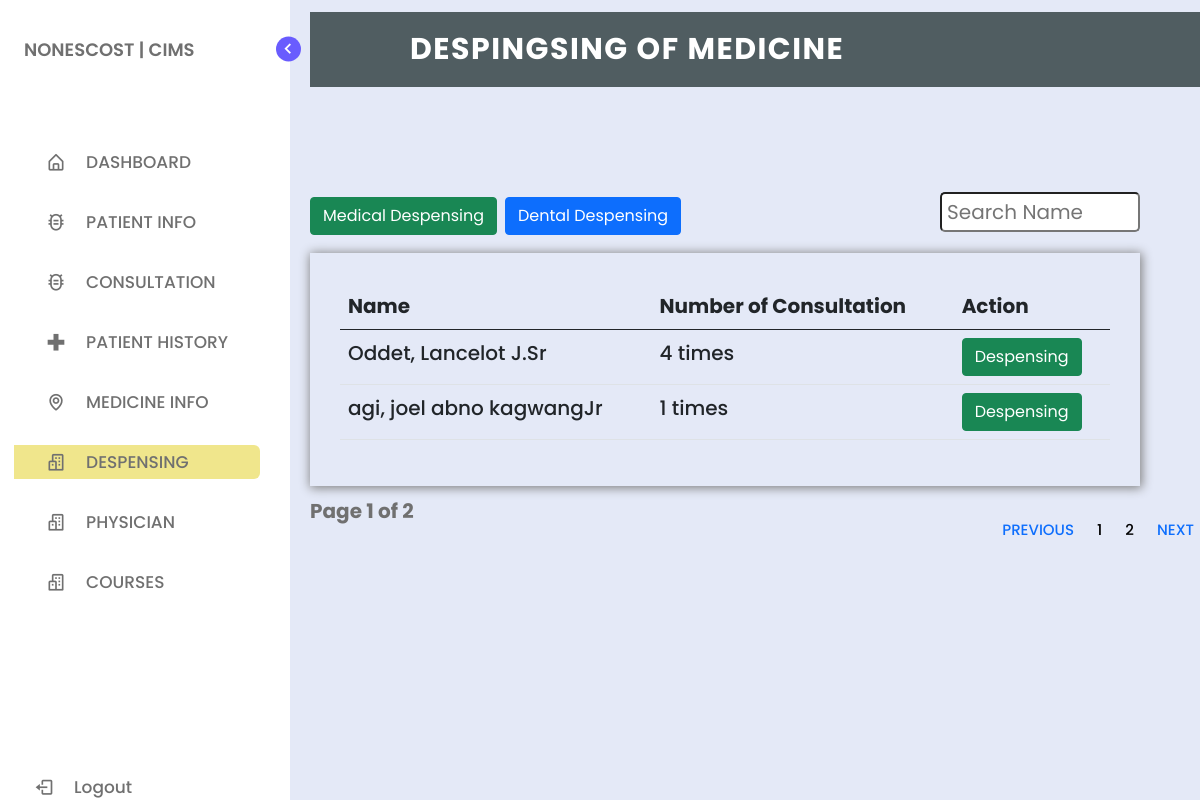
Screenshot of /despensing.php with the database file from the repository.
### tables this page shows
CREATE TABLE `medical_records` (
  `id` int(11) NOT NULL,
  `med_id` varchar(11) NOT NULL,
  `f_name` varchar(255) NOT NULL,
  `m_name` varchar(255) NOT NULL,
  `l_name` varchar(255) NOT NULL,
  `suffix` varchar(255) NOT NULL,
  `consult_type` varchar(255) NOT NULL,
  `blood_pressure` varchar(255) NOT NULL,
  `findings` varchar(255) NOT NULL,
  `medication` varchar(255) NOT NULL,
  `consult_date` varchar(255) NOT NULL,
  `remarks` varchar(255) NOT NULL,
  `phy` varchar(255) NOT NULL,
  `access` varchar(255) NOT NULL
);

### despensing.php (the view, shortened to what this page needs)
<?php
include_once('connection.php');
if(isset($_GET['page_no']) && $_GET['page_no'] !== ""){
    $page_no = $_GET['page_no'];
} else {
    $page_no = 1;
}
$total_records_per_page = 2;
$offset = ($page_no - 1) * $total_records_per_page;
$previous_page = $page_no - 1;
$next_page = $page_no + 1;
$result_count = mysqli_query($conn, "SELECT COUNT(*) as total_records FROM medical_records") or die(mysqli_error($conn));
$records = mysqli_fetch_array($result_count);
$total_records = $records['total_records'];
$total_no_of_pages = ceil($total_records / $total_records_per_page);
$sql = "SELECT * FROM medical_records LIMIT $offset, $total_records_per_page";
$result = mysqli_query($conn, $sql) or die(mysqli_error($conn));
?>
<!DOCTYPE html>
<html lang="en">
<head>
    <link href="https://cdn.jsdelivr.net/npm/bootstrap@5.0.2/dist/css/bootstrap.min.css" rel="stylesheet">
    <link href="https://cdn.jsdelivr.net/npm/bootstrap@5.0.2/dist/css/bootstrap.min.css" rel="stylesheet">
    <link href="https://cdn.jsdelivr.net/npm/bootstrap@5.0.2/dist/css/bootstrap.min.css" rel="stylesheet">
    <link href="https://cdn.jsdelivr.net/npm/bootstrap@5.0.2/dist/css/bootstrap.min.css" rel="stylesheet">
    <link rel="stylesheet" href="style.css">
    <link href='https://unpkg.com/boxicons@2.1.1/css/boxicons.min.css' rel='stylesheet'>
</head>
<body>
    <nav class="sidebar">
        <header>
            <div class="image-text">
                <div class="text logo-text">
                    <span style="margin-left: -50px;" class="name">NONESCOST | CIMS</span>
                </div>
            </div>
            <i class='bx bx-chevron-right toggle'></i>
        </header>
        <div class="menu-bar">
            <div class="menu">
                <ul class="menu-links">
                    <li class="nav-link">
                        <a href="index.php">
                            <i class='bx bx-home-alt icon'></i>
                            <span class="text nav-text">DASHBOARD</span>
                        </a>
                    </li>
                    <li class="nav-link">
                    <div class="dropdown" style="height: 30px;">
                        <a href="#">
                            <i class='bx bx-bug-alt icon'></i>
                            <span class="text">PATIENT INFO</span>
                            </div>
                    </li>
                    <li class="nav-link">
                    <div class="dropdown" style="height: 30px;">
                        <a href="#">
                            <i class='bx bx-bug-alt icon'></i>
                            <span class="text">CONSULTATION</span>
                            </div>
                    </li>
                    <li class="nav-link">
                        <a href="patient_history.php">
                            <i class='bx bx-plus-medical icon plus-medical'></i>
                            <span class="text nav-text">PATIENT HISTORY</span>
                        </a>
                    </li>
                    <li class="nav-link">
                        <a href="medicine.php">
                            <i class='bx bx-map icon map'></i>
                            <span class="text nav-text">MEDICINE INFO</span>
                        </a>
                    </li>
                    <li class="nav-link">
                        <a href="despensing.php" id="lop">
                            <i class='bx bx-buildings icon buildings'></i>
                            <span class="text nav-text">DESPENSING</span>
                        </a>
                    </li>
                    <li class="nav-link">
                        <a href="physician.php">
                            <i class='bx bx-buildings icon buildings'></i>
                            <span class="text nav-text">PHYSICIAN</span>
                        </a>
                    </li>
                    <li class="nav-link">
                        <a href="course.php">
                            <i class='bx bx-buildings icon buildings'></i>
                            <span class="text nav-text">COURSES</span>
                        </a>
                    </li>
                </ul>
            </div>
            <div class="bottom-content">
                <li class="">
                    <a href="logout.php">
                        <i class='bx bx-log-out icon'></i>
                        <span class="text nav-text">Logout</span>
                    </a>
                </li>
            </div>
        </div>
    </nav>
    <section class="home">
        <div class="text">
            <nav>
                <div class="logo">
                    <p>DESPINGSING OF MEDICINE</p>
                </div>
            </nav><br><br><br><br>
            <button class="btn btn-success"><a href="despensing.php" style="color: white;text-decoration:none">Medical Despensing</a></button>
            <button class="btn btn-primary"><a href="dental_despensing.php" style="color: white;text-decoration:none">Dental Despensing</a></button>
            <input type="text" name="search_text" id="search_text" placeholder="Search Name" style="border-radius: 5px;height:40px;font-size:20px;float:right;padding: 5px;width:200px" />
            <div class="mt-3">
<div class="td" style="background-color: transparent;padding:30px">
<table class="table" style="font-size: 20px;">
        <thead>
            <tr>
                <th>Name</th>
                <th>Number of Consultation</th>
                <th>Action</th>
            </tr>
        </thead>
        <tbody>
            <?php while($row = mysqli_fetch_array($result)){?>
            <tr>
                <td><?= $row['l_name']?>, <?= $row['f_name']?> <?= $row['m_name']?><?= $row['suffix']?></td>
                <td>
                    <?php
                    include("connect.php");
                    $ids = $row['med_id'];
                    $total_gallon = "SELECT COUNT(med_name) AS sum FROM `tbl_despensing` WHERE despensing_id = '$ids'";
                    $tquery_result = mysqli_query($conn, $total_gallon);
                    while ($rows = mysqli_fetch_assoc($tquery_result)) {
                        $qty_gallon = $rows['sum'];
                    }
                    ?>
                    <?php echo $qty_gallon?> times
                </td>
                <td>
                <button type="button" class="btn btn-success"><a href="view_despensing.php?id=<?= $ids?>" style="color: white;text-decoration:none">Despensing</a></button>
                </td>
            </tr>
            <?php }
            ?>
        </tbody>
    </table>
</div>
    <nav class="na" aria-label="Page navigation example">
  <ul class="pagination">
    <li class="page-item"><a class="page-link <?= ($page_no <= 1) ? 'disabled' : '';?> " <?= ($page_no > 1) ? 'href=?page_no='. $previous_page : '';?> style="font-size: 15px;">Previous</a></li>
    <?php for($counter = 1; $counter <= $total_no_of_pages; $counter++){?>
        <?php if($page_no != $counter){?>
    <li class="page-item"><a class="page-link" href="?page_no=<?= $counter; ?>" style="font-size: 15px;color:black"><?= $counter;?></a></li>
    <?php } else { ?>
        <li class="page-item"><a class="page-link active" style="font-size: 15px;color:black"><?= $counter;?></a></li>
        <?php } ?>
        <?php } ?>
    <li class="page-item"><a class="page-link <?= ($page_no >= $total_no_of_pages) ? 'disabled' : '';?> " <?= ($page_no < $total_no_of_pages) ? 'href=?page_no='. $next_page : '';?> style="font-size: 15px;">Next</a></li>
  </ul>
</nav>
<div class="p-10">
    <strong style="font-size: 20px;">Page <?= $page_no;?> of <?= $total_no_of_pages;?></strong>
</div>
    </div>
    </section>
</body>
</html>

### style.css (style rules this page uses)
* { margin: 0; padding: 0; box-sizing: border-box; font-family: 'Poppins', sans-serif; }
:root { --body-color: #E4E9F7; --sidebar-color: #FFF; --primary-color: #695CFE; --primary-color-light: #F6F5FF; --toggle-color: #DDD; --text-color: #707070; --tran-03: all 0.2s ease; --tran-03: all 0.3s ease; --tran-04: all 0.3s ease; }
body { min-height: 100vh; background-color: var(--body-color); transition: var(--tran-05); }
.sidebar { position: fixed; top: 0; left: 0; height: 100%; width: 290px; padding: 10px 14px; background: var(--sidebar-color); transition: var(--tran-05); z-index: 100; }
.sidebar li { height: 50px; list-style: none; display: flex; align-items: center; margin-top: 10px; }
.sidebar header .image, .sidebar .icon { min-width: 60px; border-radius: 6px; }
.sidebar .icon { min-width: 60px; border-radius: 6px; height: 100%; display: flex; align-items: center; justify-content: center; font-size: 20px; }
.sidebar .text, .sidebar .icon { color: var(--text-color); transition: var(--tran-03); }
.sidebar .text { font-size: 17px; font-weight: 500; white-space: nowrap; opacity: 1; }
.sidebar header { position: relative; }
.sidebar header .image-text { display: flex; align-items: center; }
.sidebar header .logo-text { display: flex; flex-direction: column; }
header .image-text .name { margin-top: 2px; font-size: 18px; font-weight: 600; }
.sidebar header .toggle { position: absolute; top: 50%; right: -25px; transform: translateY(-50%) rotate(180deg); height: 25px; width: 25px; background-color: var(--primary-color); color: var(--sidebar-color); border-radius: 50%; display: flex; align-items: center; justify-content: center; font-size: 22px; cursor: pointer; transition: var(--tran-05); }
.sidebar .menu { margin-top: 40px; }
.sidebar li a { list-style: none; height: 100%; background-color: transparent; display: flex; align-items: center; height: 100%; width: 100%; border-radius: 6px; text-decoration: none; transition: var(--tran-03); }
.sidebar .menu-bar { height: calc(100% - 55px); display: flex; flex-direction: column; justify-content: space-between; overflow-y: scroll; }
.home { position: absolute; top: 0; top: 0; left: 250px; height: 100vh; width: calc(100% - 250px); background-color: var(--body-color); transition: var(--tran-05); }
.home .text { font-size: 30px; font-weight: 500; color: var(--text-color); padding: 12px 60px; }

### despensing.php (style rules this page uses)
nav { width: 83%; height: 75px; background-color: #505d61; line-height: 75px; padding: 0px 100px; position: fixed; z-index: 1; }
nav .logo { font-size: 30px; font-weight: bold; letter-spacing: 1.5px; }
nav .logo p { float: left; color: #fff; text-transform: uppercase; }
nav ul { float: right; }
nav ul li { display: inline-block; list-style: none; }
nav ul li a { color: #fff; text-decoration: none; font-size: 18px; text-transform: uppercase; padding: 0px 32px; }
nav ul li .active { color: #c0d96f; }
#lop { background-color: #F0E68C; }
.dropdown { position: relative; display: inline-block; }
.na { background-color: transparent; }
.na ul { background-color: transparent; border: none; }
.na li { background-color: transparent; border: none; }
.na li a { background-color: transparent; border: none; }
.td { box-shadow: 1px 1px 10px 1px grey; }

### rows the page displays
medical_records: l_name "Oddet", f_name "Lancelot", m_name "J.", suffix "Sr", qty_gallon "4"
medical_records: l_name "agi", f_name "joel abno", m_name "kagwang", suffix "Jr", qty_gallon "1"

### other values shown
$page_no "1"
$total_no_of_pages "2"
